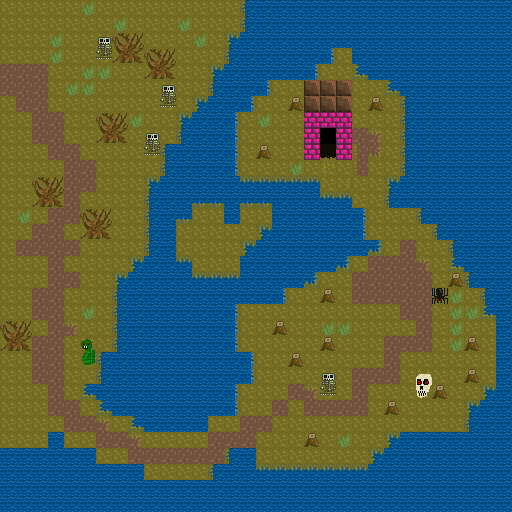

A 2D game scene composited from a Tiled map and its tileset images. What follows is a short description and the map's XML, with each tile layer's data collapsed to a summary:
An orthogonal 32x32 tile map with 16x16 px tiles, 2 tile layers (lower, upper), 2 tilesets and 37 objects (18x villager, 9x pickup, 7x npc, 3x portal).

<map version="1.0" orientation="orthogonal" renderorder="right-down" width="32" height="32" tilewidth="16" tileheight="16" nextobjectid="38">
 <tileset firstgid="1" name="tilesheet" tilewidth="16" tileheight="16" tilecount="256">
  <image source="../gfx/tilesheet.png" width="256" height="256" />
  <tile id="2">
   <properties>
    <property name="solid" value="true" />
   </properties>
  </tile>
  <tile id="3">
   <properties>
    <property name="solid" value="true" />
   </properties>
  </tile>
  <tile id="4">
   <properties>
    <property name="solid" value="true" />
   </properties>
  </tile>
  <tile id="5">
   <properties>
    <property name="solid" value="true" />
   </properties>
  </tile>
  <tile id="7">
   <properties>
    <property name="solid" value="true" />
   </properties>
  </tile>
  <tile id="8">
   <properties>
    <property name="solid" value="true" />
   </properties>
  </tile>
  <tile id="10">
   <properties>
    <property name="solid" value="true" />
   </properties>
  </tile>
  <tile id="11">
   <properties>
    <property name="solid" value="true" />
   </properties>
  </tile>
  <tile id="12">
   <properties>
    <property name="solid" value="true" />
   </properties>
  </tile>
  <tile id="26">
   <properties>
    <property name="solid" value="true" />
   </properties>
  </tile>
  <tile id="27">
   <properties>
    <property name="solid" value="true" />
   </properties>
  </tile>
  <tile id="28">
   <properties>
    <property name="solid" value="true" />
   </properties>
  </tile>
  <tile id="29">
   <properties>
    <property name="solid" value="true" />
   </properties>
  </tile>
  <tile id="42">
   <properties>
    <property name="solid" value="true" />
   </properties>
  </tile>
  <tile id="43">
   <properties>
    <property name="solid" value="true" />
   </properties>
  </tile>
  <tile id="44">
   <properties>
    <property name="solid" value="true" />
   </properties>
  </tile>
  <tile id="45">
   <properties>
    <property name="solid" value="true" />
   </properties>
  </tile>
  <tile id="46">
   <properties>
    <property name="solid" value="true" />
   </properties>
  </tile>
  <tile id="47">
   <properties>
    <property name="solid" value="true" />
   </properties>
  </tile>
  <tile id="48">
   <properties>
    <property name="solid" value="true" />
   </properties>
  </tile>
  <tile id="49">
   <properties>
    <property name="solid" value="true" />
   </properties>
  </tile>
  <tile id="50">
   <properties>
    <property name="solid" value="true" />
   </properties>
  </tile>
  <tile id="51">
   <properties>
    <property name="solid" value="true" />
   </properties>
  </tile>
  <tile id="52">
   <properties>
    <property name="solid" value="true" />
   </properties>
  </tile>
  <tile id="53">
   <properties>
    <property name="solid" value="true" />
   </properties>
  </tile>
  <tile id="54">
   <properties>
    <property name="solid" value="true" />
   </properties>
  </tile>
  <tile id="57">
   <properties>
    <property name="solid" value="true" />
   </properties>
  </tile>
  <tile id="58">
   <properties>
    <property name="solid" value="true" />
   </properties>
  </tile>
  <tile id="60">
   <properties>
    <property name="solid" value="true" />
   </properties>
  </tile>
  <tile id="61">
   <properties>
    <property name="solid" value="true" />
   </properties>
  </tile>
  <tile id="62">
   <properties>
    <property name="solid" value="true" />
   </properties>
  </tile>
  <tile id="64">
   <properties>
    <property name="solid" value="true" />
   </properties>
  </tile>
  <tile id="65">
   <properties>
    <property name="solid" value="true" />
   </properties>
  </tile>
  <tile id="66">
   <properties>
    <property name="solid" value="true" />
   </properties>
  </tile>
  <tile id="67">
   <properties>
    <property name="solid" value="true" />
   </properties>
  </tile>
  <tile id="68">
   <properties>
    <property name="solid" value="true" />
   </properties>
  </tile>
  <tile id="69">
   <properties>
    <property name="solid" value="true" />
   </properties>
  </tile>
  <tile id="70">
   <properties>
    <property name="solid" value="true" />
   </properties>
  </tile>
  <tile id="73">
   <properties>
    <property name="solid" value="true" />
   </properties>
  </tile>
  <tile id="74">
   <properties>
    <property name="solid" value="true" />
   </properties>
  </tile>
  <tile id="75">
   <properties>
    <property name="solid" value="true" />
   </properties>
  </tile>
  <tile id="76">
   <properties>
    <property name="solid" value="true" />
   </properties>
  </tile>
  <tile id="77">
   <properties>
    <property name="solid" value="true" />
   </properties>
  </tile>
  <tile id="80">
   <properties>
    <property name="solid" value="true" />
   </properties>
  </tile>
  <tile id="81">
   <properties>
    <property name="solid" value="true" />
   </properties>
  </tile>
  <tile id="82">
   <properties>
    <property name="solid" value="true" />
   </properties>
  </tile>
  <tile id="83">
   <properties>
    <property name="solid" value="true" />
   </properties>
  </tile>
  <tile id="84">
   <properties>
    <property name="solid" value="true" />
   </properties>
  </tile>
  <tile id="85">
   <properties>
    <property name="solid" value="true" />
   </properties>
  </tile>
  <tile id="86">
   <properties>
    <property name="solid" value="true" />
   </properties>
  </tile>
  <tile id="87">
   <properties>
    <property name="solid" value="true" />
   </properties>
  </tile>
  <tile id="88">
   <properties>
    <property name="solid" value="true" />
   </properties>
  </tile>
  <tile id="89">
   <properties>
    <property name="solid" value="true" />
   </properties>
  </tile>
  <tile id="90">
   <properties>
    <property name="solid" value="true" />
   </properties>
  </tile>
  <tile id="96">
   <properties>
    <property name="solid" value="true" />
   </properties>
  </tile>
  <tile id="97">
   <properties>
    <property name="solid" value="true" />
   </properties>
  </tile>
  <tile id="98">
   <properties>
    <property name="solid" value="true" />
   </properties>
  </tile>
  <tile id="99">
   <properties>
    <property name="solid" value="true" />
   </properties>
  </tile>
  <tile id="101">
   <properties>
    <property name="solid" value="true" />
   </properties>
  </tile>
  <tile id="102">
   <properties>
    <property name="solid" value="true" />
   </properties>
  </tile>
  <tile id="103">
   <properties>
    <property name="solid" value="true" />
   </properties>
  </tile>
  <tile id="104">
   <properties>
    <property name="solid" value="true" />
   </properties>
  </tile>
  <tile id="105">
   <properties>
    <property name="solid" value="true" />
   </properties>
  </tile>
  <tile id="117">
   <properties>
    <property name="solid" value="true" />
   </properties>
  </tile>
  <tile id="120">
   <properties>
    <property name="solid" value="true" />
   </properties>
  </tile>
  <tile id="123">
   <properties>
    <property name="solid" value="true" />
   </properties>
  </tile>
  <tile id="124">
   <properties>
    <property name="solid" value="true" />
   </properties>
  </tile>
 </tileset>
 <tileset firstgid="257" name="tilesheet" tilewidth="16" tileheight="16" tilecount="256">
  <image source="../gfx/tilesheet.png" width="256" height="256" />
  <tile id="2">
   <properties>
    <property name="solid" value="true" />
   </properties>
  </tile>
  <tile id="3">
   <properties>
    <property name="solid" value="true" />
   </properties>
  </tile>
  <tile id="4">
   <properties>
    <property name="solid" value="true" />
   </properties>
  </tile>
  <tile id="5">
   <properties>
    <property name="solid" value="true" />
   </properties>
  </tile>
  <tile id="7">
   <properties>
    <property name="solid" value="true" />
   </properties>
  </tile>
  <tile id="8">
   <properties>
    <property name="solid" value="true" />
   </properties>
  </tile>
  <tile id="10">
   <properties>
    <property name="solid" value="true" />
   </properties>
  </tile>
  <tile id="11">
   <properties>
    <property name="solid" value="true" />
   </properties>
  </tile>
  <tile id="12">
   <properties>
    <property name="solid" value="true" />
   </properties>
  </tile>
  <tile id="26">
   <properties>
    <property name="solid" value="true" />
   </properties>
  </tile>
  <tile id="27">
   <properties>
    <property name="solid" value="true" />
   </properties>
  </tile>
  <tile id="28">
   <properties>
    <property name="solid" value="true" />
   </properties>
  </tile>
  <tile id="29">
   <properties>
    <property name="solid" value="true" />
   </properties>
  </tile>
  <tile id="42">
   <properties>
    <property name="solid" value="true" />
   </properties>
  </tile>
  <tile id="43">
   <properties>
    <property name="solid" value="true" />
   </properties>
  </tile>
  <tile id="44">
   <properties>
    <property name="solid" value="true" />
   </properties>
  </tile>
  <tile id="45">
   <properties>
    <property name="solid" value="true" />
   </properties>
  </tile>
  <tile id="46">
   <properties>
    <property name="solid" value="true" />
   </properties>
  </tile>
  <tile id="47">
   <properties>
    <property name="solid" value="true" />
   </properties>
  </tile>
  <tile id="48">
   <properties>
    <property name="solid" value="true" />
   </properties>
  </tile>
  <tile id="49">
   <properties>
    <property name="solid" value="true" />
   </properties>
  </tile>
  <tile id="50">
   <properties>
    <property name="solid" value="true" />
   </properties>
  </tile>
  <tile id="51">
   <properties>
    <property name="solid" value="true" />
   </properties>
  </tile>
  <tile id="52">
   <properties>
    <property name="solid" value="true" />
   </properties>
  </tile>
  <tile id="53">
   <properties>
    <property name="solid" value="true" />
   </properties>
  </tile>
  <tile id="54">
   <properties>
    <property name="solid" value="true" />
   </properties>
  </tile>
  <tile id="57">
   <properties>
    <property name="solid" value="true" />
   </properties>
  </tile>
  <tile id="58">
   <properties>
    <property name="solid" value="true" />
   </properties>
  </tile>
  <tile id="60">
   <properties>
    <property name="solid" value="true" />
   </properties>
  </tile>
  <tile id="61">
   <properties>
    <property name="solid" value="true" />
   </properties>
  </tile>
  <tile id="62">
   <properties>
    <property name="solid" value="true" />
   </properties>
  </tile>
  <tile id="64">
   <properties>
    <property name="solid" value="true" />
   </properties>
  </tile>
  <tile id="65">
   <properties>
    <property name="solid" value="true" />
   </properties>
  </tile>
  <tile id="66">
   <properties>
    <property name="solid" value="true" />
   </properties>
  </tile>
  <tile id="67">
   <properties>
    <property name="solid" value="true" />
   </properties>
  </tile>
  <tile id="68">
   <properties>
    <property name="solid" value="true" />
   </properties>
  </tile>
  <tile id="69">
   <properties>
    <property name="solid" value="true" />
   </properties>
  </tile>
  <tile id="70">
   <properties>
    <property name="solid" value="true" />
   </properties>
  </tile>
  <tile id="73">
   <properties>
    <property name="solid" value="true" />
   </properties>
  </tile>
  <tile id="74">
   <properties>
    <property name="solid" value="true" />
   </properties>
  </tile>
  <tile id="75">
   <properties>
    <property name="solid" value="true" />
   </properties>
  </tile>
  <tile id="76">
   <properties>
    <property name="solid" value="true" />
   </properties>
  </tile>
  <tile id="77">
   <properties>
    <property name="solid" value="true" />
   </properties>
  </tile>
  <tile id="80">
   <properties>
    <property name="solid" value="true" />
   </properties>
  </tile>
  <tile id="81">
   <properties>
    <property name="solid" value="true" />
   </properties>
  </tile>
  <tile id="82">
   <properties>
    <property name="solid" value="true" />
   </properties>
  </tile>
  <tile id="83">
   <properties>
    <property name="solid" value="true" />
   </properties>
  </tile>
  <tile id="84">
   <properties>
    <property name="solid" value="true" />
   </properties>
  </tile>
  <tile id="85">
   <properties>
    <property name="solid" value="true" />
   </properties>
  </tile>
  <tile id="86">
   <properties>
    <property name="solid" value="true" />
   </properties>
  </tile>
  <tile id="87">
   <properties>
    <property name="solid" value="true" />
   </properties>
  </tile>
  <tile id="88">
   <properties>
    <property name="solid" value="true" />
   </properties>
  </tile>
  <tile id="89">
   <properties>
    <property name="solid" value="true" />
   </properties>
  </tile>
  <tile id="90">
   <properties>
    <property name="solid" value="true" />
   </properties>
  </tile>
  <tile id="96">
   <properties>
    <property name="solid" value="true" />
   </properties>
  </tile>
  <tile id="97">
   <properties>
    <property name="solid" value="true" />
   </properties>
  </tile>
  <tile id="98">
   <properties>
    <property name="solid" value="true" />
   </properties>
  </tile>
  <tile id="99">
   <properties>
    <property name="solid" value="true" />
   </properties>
  </tile>
  <tile id="101">
   <properties>
    <property name="solid" value="true" />
   </properties>
  </tile>
  <tile id="102">
   <properties>
    <property name="solid" value="true" />
   </properties>
  </tile>
  <tile id="103">
   <properties>
    <property name="solid" value="true" />
   </properties>
  </tile>
  <tile id="104">
   <properties>
    <property name="solid" value="true" />
   </properties>
  </tile>
  <tile id="105">
   <properties>
    <property name="solid" value="true" />
   </properties>
  </tile>
  <tile id="117">
   <properties>
    <property name="solid" value="true" />
   </properties>
  </tile>
  <tile id="120">
   <properties>
    <property name="solid" value="true" />
   </properties>
  </tile>
  <tile id="123">
   <properties>
    <property name="solid" value="true" />
   </properties>
  </tile>
  <tile id="124">
   <properties>
    <property name="solid" value="true" />
   </properties>
  </tile>
 </tileset>
 <layer name="lower" width="32" height="32">
  <data>[1024 cells, 1024 non-empty, 6 distinct tile ids]</data>
 </layer>
 <layer name="upper" width="32" height="32" opacity="0.9">
  <data>[1024 cells, 181 non-empty, 22 distinct tile ids]</data>
 </layer>
 <objectgroup name="objects">
  <object id="1" type="portal" gid="15" x="4" y="76" width="16" height="16">
   <properties>
    <property name="level" value="village" />
    <property name="x" value="30" />
    <property name="y" value="17" />
   </properties>
  </object>
  <object id="2" type="portal" gid="15" x="4" y="92" width="16" height="16">
   <properties>
    <property name="level" value="village" />
    <property name="x" value="30" />
    <property name="y" value="17" />
   </properties>
  </object>
  <object id="3" type="portal" gid="15" x="324" y="152" width="16" height="16">
   <properties>
    <property name="level" value="cave1" />
    <property name="x" value="4" />
    <property name="y" value="29" />
   </properties>
  </object>
  <object id="4" type="villager" gid="15" x="40" y="124" width="16" height="16" />
  <object id="5" type="villager" gid="15" x="80" y="152" width="16" height="16" />
  <object id="6" type="villager" gid="15" x="116" y="152" width="16" height="16" />
  <object id="7" type="villager" gid="15" x="64" y="76" width="16" height="16" />
  <object id="8" type="villager" gid="15" x="120" y="220" width="16" height="16" />
  <object id="9" type="villager" gid="15" x="40" y="280" width="16" height="16" />
  <object id="10" type="villager" gid="15" x="80" y="308" width="16" height="16" />
  <object id="11" type="villager" gid="15" x="52" y="372" width="16" height="16" />
  <object id="12" type="villager" gid="15" x="36" y="404" width="16" height="16" />
  <object id="13" type="villager" gid="15" x="116" y="444" width="16" height="16" />
  <object id="14" type="villager" gid="15" x="292" y="416" width="16" height="16" />
  <object id="15" type="villager" gid="15" x="268" y="372" width="16" height="16" />
  <object id="16" type="villager" gid="15" x="340" y="372" width="16" height="16" />
  <object id="17" type="villager" gid="15" x="348" y="424" width="16" height="16" />
  <object id="18" type="villager" gid="15" x="396" y="340" width="16" height="16" />
  <object id="19" type="villager" gid="15" x="368" y="304" width="16" height="16" />
  <object id="20" type="villager" gid="15" x="400" y="260" width="16" height="16" />
  <object id="21" type="villager" gid="15" x="376" y="140" width="16" height="16" />
  <object id="22" type="pickup" gid="15" x="244" y="332" width="16" height="16">
   <properties>
    <property name="type" value="bigheart" />
   </properties>
  </object>
  <object id="23" type="pickup" gid="15" x="324" y="460" width="16" height="16">
   <properties>
    <property name="type" value="potion" />
   </properties>
  </object>
  <object id="24" type="pickup" gid="15" x="340" y="460" width="16" height="16">
   <properties>
    <property name="type" value="potion" />
   </properties>
  </object>
  <object id="25" type="pickup" gid="15" x="452" y="428" width="16" height="16">
   <properties>
    <property name="type" value="potion" />
   </properties>
  </object>
  <object id="26" type="pickup" gid="15" x="436" y="428" width="16" height="16">
   <properties>
    <property name="type" value="potion" />
   </properties>
  </object>
  <object id="27" type="pickup" gid="15" x="20" y="444" width="16" height="16">
   <properties>
    <property name="type" value="lilheart" />
   </properties>
  </object>
  <object id="28" type="pickup" gid="15" x="4" y="444" width="16" height="16">
   <properties>
    <property name="type" value="lilheart" />
   </properties>
  </object>
  <object id="29" type="pickup" gid="15" x="228" y="12" width="16" height="16">
   <properties>
    <property name="type" value="lilheart" />
   </properties>
  </object>
  <object id="30" type="pickup" gid="15" x="276" y="124" width="16" height="16">
   <properties>
    <property name="type" value="lilheart" />
   </properties>
  </object>
  <object id="31" type="npc" gid="271" x="100" y="56" width="16" height="16">
   <properties>
    <property name="say" value="they speak of an;artifact, deep in the;cave of souls" />
   </properties>
  </object>
  <object id="32" type="npc" gid="271" x="148" y="156" width="16" height="16">
   <properties>
    <property name="say" value="I LIKE BEING BONES" />
   </properties>
  </object>
  <object id="33" type="npc" gid="271" x="164" y="108" width="16" height="16">
   <properties>
    <property name="say" value="the hero king has slain;many of our people;you are the chosen one;you must avenge our dead" />
   </properties>
  </object>
  <object id="34" type="npc" gid="271" x="84" y="360" width="16" height="16">
   <properties>
    <property name="say" value="SSSSSSSSSS;i bit my tounge" />
   </properties>
  </object>
  <object id="35" type="npc" gid="271" x="420" y="392" width="16" height="16">
   <properties>
    <property name="say" value="you will be consumed;by my HATRED;feel my seething anger;i HATE you" />
   </properties>
  </object>
  <object id="36" type="npc" gid="271" x="436" y="300" width="16" height="16">
   <properties>
    <property name="say" value="yo dog im a spider" />
   </properties>
  </object>
  <object id="37" type="npc" gid="271" x="324" y="392" width="16" height="16">
   <properties>
    <property name="say" value="the garment, the codpiece,;the necklace, the cross;all are needed to;defeat the hero king" />
   </properties>
  </object>
 </objectgroup>
</map>
